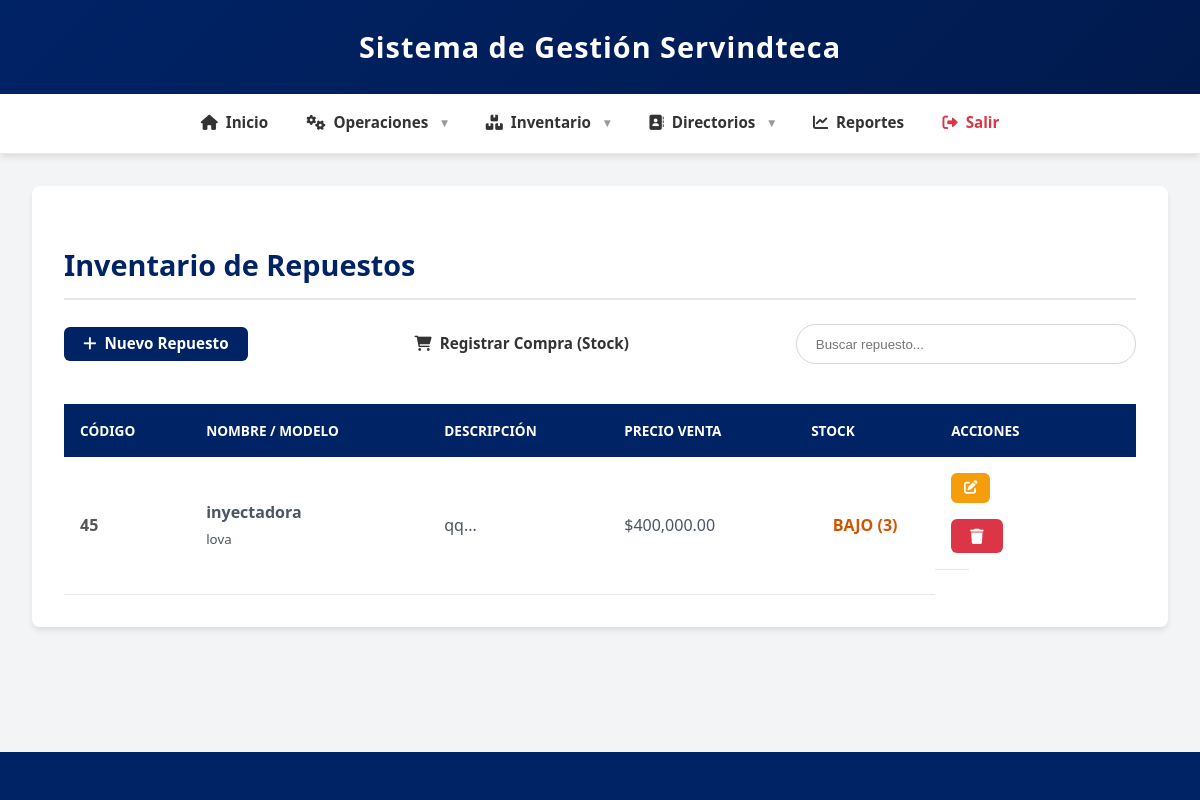
The page /repuestos/index.php (signed in) on the database its author committed.
### tables this page shows
CREATE TABLE `repuestos` (
  `nombre` varchar(100) DEFAULT NULL,
  `codigo` varchar(30) NOT NULL,
  `modelo` varchar(100) DEFAULT NULL,
  `descripcion` varchar(255) DEFAULT NULL,
  `stock` int DEFAULT NULL,
  `precio_venta` decimal(11,2) DEFAULT '0.00'
);

### repuestos/index.php (the view, shortened to what this page needs)
<?php
require_once '../includes/database.php';
$sql = "SELECT * FROM repuestos ORDER BY nombre";
$result = $conn->query($sql);
?>
<?php include '../includes/header.php'; ?>
<section class="empresas-list">
    <h2>Inventario de Repuestos</h2>
    <div class="actions">
        <a href="crear.php" class="btn-new" title="Registrar un repuesto nuevo">
            <i class="fas fa-plus"></i> Nuevo Repuesto
        </a>
        <a href="../compra/crear.php" class="btn secondary" title="Aumentar stock de repuestos existentes">
            <i class="fas fa-shopping-cart"></i> Registrar Compra (Stock)
        </a>
        <input type="text" id="buscar-repuesto" placeholder="Buscar repuesto..." onkeyup="filtrarRepuestos()">
    </div>
    <div style="overflow-x: auto;">
        <table>
            <thead>
                <tr>
                    <th>Código</th>
                    <th>Nombre / Modelo</th>
                    <th>Descripción</th>
                    <th>Precio Venta</th>
                    <th>Stock</th>
                    <th>Acciones</th>
                </tr>
            </thead>
            <tbody>
                <?php while($row = $result->fetch_assoc()): ?>
                <tr>
                    <td style="font-weight: bold; color: #555;"><?= htmlspecialchars($row['codigo']) ?></td>
                    <td>
                        <strong><?= htmlspecialchars($row['nombre']) ?></strong><br>
                        <small class="text-muted"><?= htmlspecialchars($row['modelo']) ?></small>
                    </td>
                    <td title="<?= htmlspecialchars($row['descripcion']) ?>">
                        <?= htmlspecialchars(substr($row['descripcion'], 0, 40)) ?>...
                    </td>
                    <td><?= '$' . number_format($row['precio_venta'], 2) ?></td>
                    <td style="font-weight: bold; text-align: center;">
                        <?php if($row['stock'] <= 0): ?>
                            <span style="color: red; background: #ffe6e6; padding: 2px 6px; border-radius: 4px;">AGOTADO (0)</span>
                        <?php elseif($row['stock'] <= 10): ?> <span style="color: #d35400;">BAJO (<?= $row['stock'] ?>)</span>
                        <?php else: ?>
                            <span style="color: green;"><?= $row['stock'] ?></span>
                        <?php endif; ?>
                    </td>
                    <td class="actions">
                        <a href="editar.php?codigo=<?= urlencode($row['codigo']) ?>" class="btn-edit" title="Editar Ficha">
                            <i class="fas fa-edit"></i>
                        </a>
                        <button class="btn-danger btn-eliminar" data-codigo="<?= htmlspecialchars($row['codigo']) ?>" title="Eliminar del Catálogo">
                            <i class="fas fa-trash"></i>
                        </button>
                    </td>
                </tr>
                <?php endwhile; ?>
            </tbody>
        </table>
    </div>
</section>
<?php include '../includes/footer.php'; ?>

### css/styles.css (style rules this page uses)
:root { --azul-rey: #002366; --azul-oscuro: #001a4d; --azul-claro: #e6f2ff; --naranja: #FF8C00; --blanco: #ffffff; --gris: #f3f4f6; --texto: #333333; --success: #22c55e; --danger: #dc3545; --warning: #f59e0b; --radio: 8px; --sombra-suave: 0 4px 6px -1px rgba(0,0,0,0.1); --sombra-fuerte: 0 10px 15px -3px rgba(0, 0, 0, 0.1); }
body { font-family: 'Segoe UI', Tahoma, Geneva, Verdana, sans-serif; margin: 0; padding: 0; background-color: var(--gris); color: var(--texto); line-height: 1.6; display: flex; flex-direction: column; min-height: 100vh; }
a { text-decoration: none; color: inherit; }
.empresas-list { background-color: var(--blanco); border-radius: var(--radio); padding: 2rem; box-shadow: var(--sombra-suave); margin-bottom: 2rem; overflow: hidden; }
.empresas-list h2 { color: var(--azul-rey); margin-bottom: 1.5rem; font-size: 1.8rem; border-bottom: 2px solid #e5e7eb; padding-bottom: 10px; }
table { width: 100%; border-collapse: collapse; margin-top: 1rem; background-color: var(--blanco); }
thead th { background-color: var(--azul-rey); color: var(--blanco); padding: 1rem; text-align: left; font-weight: 600; text-transform: uppercase; font-size: 0.85rem; }
tbody td { padding: 1rem; border-bottom: 1px solid #e5e7eb; vertical-align: middle; color: #4b5563; }
td.actions { white-space: nowrap; width: 1%; text-align: center; }
.btn, .btn-new, .btn-edit, .btn-eliminar, .btn-primary, .btn-secondary, .btn-danger, .btn-logout, .btn-login { display: inline-flex; align-items: center; justify-content: center; gap: 0.5rem; padding: 0.6rem 1.2rem; border-radius: 6px; font-weight: 600; cursor: pointer; transition: all 0.2s ease; border: none; text-decoration: none; font-size: 0.95rem; line-height: 1; }
.btn-primary, .btn-new, .btn-login { background-color: var(--azul-rey); color: white; }
.btn-edit { background-color: var(--warning); color: white; padding: 0.5rem 0.8rem; font-size: 0.85rem; }
.btn-danger, .btn-eliminar, .btn-logout { background-color: var(--danger); color: white; }
.actions { display: flex; justify-content: space-between; align-items: center; margin-bottom: 1.5rem; flex-wrap: wrap; gap: 1rem; }
#buscar-empresa, #buscar-venta, #buscar-compra, #buscar-repuesto, #buscar-maquina { padding: 0.7rem 1.2rem; border: 1px solid #d1d5db; border-radius: 50px; min-width: 300px; }

### rows shown on the page
repuestos: codigo "45", nombre "inyectadora", modelo "lova", descripcion "qq", precio_venta "400,000.00", stock "3"
